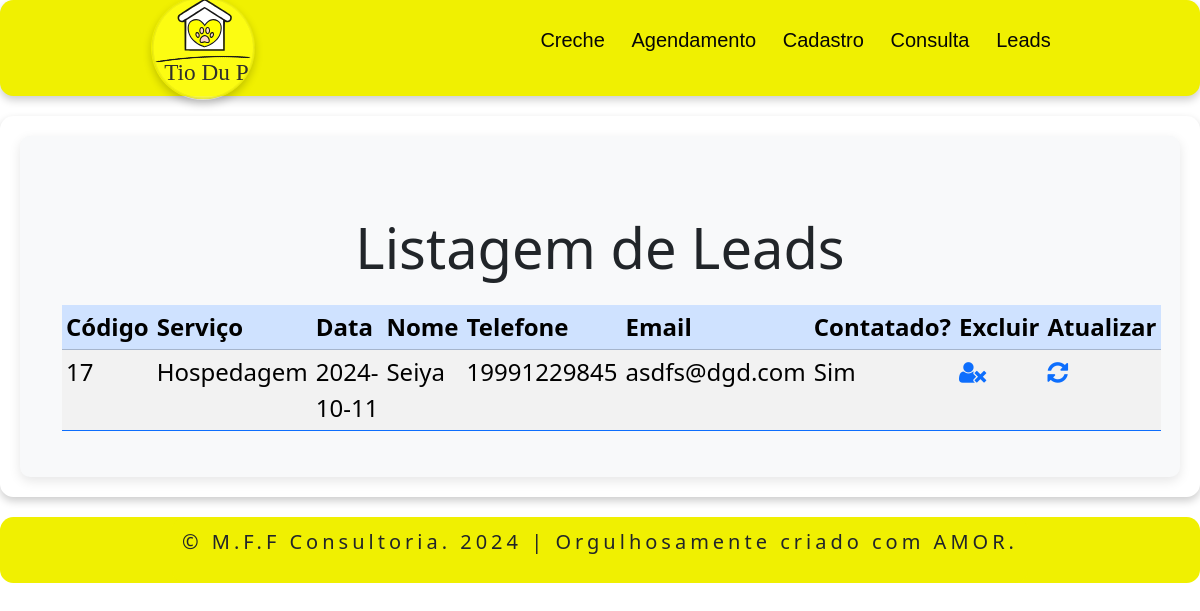
Before: /office/listar_lead.php with the older database file.
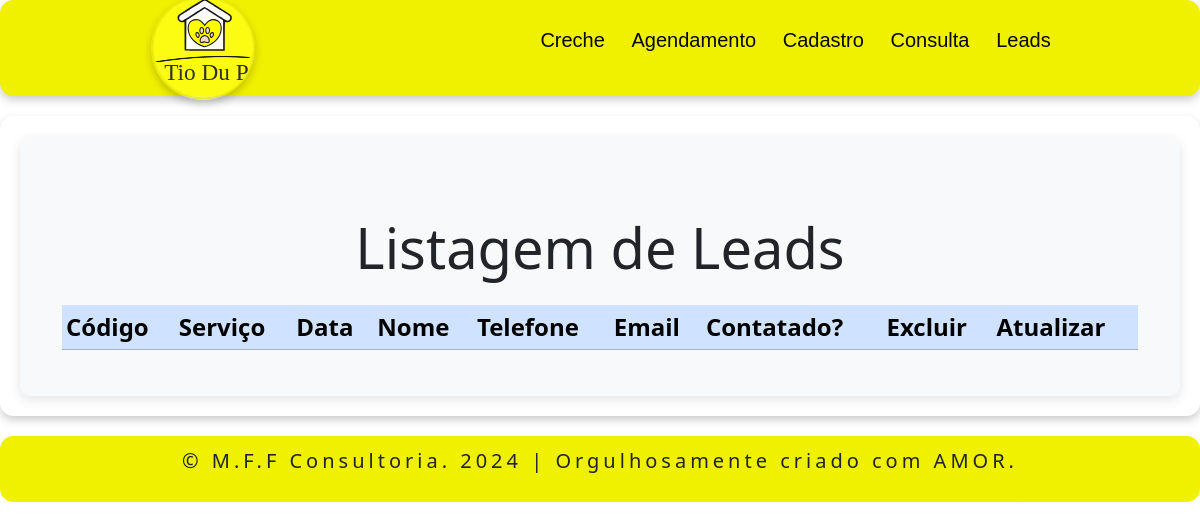
After: the same page with the newer database file.
### tables this page shows
CREATE TABLE `lead` (
  `id` int(10) NOT NULL,
  `servico` varchar(10) NOT NULL,
  `data_lead` date NOT NULL,
  `nome` varchar(100) NOT NULL,
  `telefone` varchar(13) NOT NULL,
  `email` varchar(100) NOT NULL,
  `lead_contatado` varchar(3) DEFAULT NULL
);

### office/listar_lead.php (the view, shortened to what this page needs)
<?php
include 'header.php';
?>
<!DOCTYPE html>
<html lang="pt-br">
<head>
    <link href="https://cdn.jsdelivr.net/npm/bootstrap@5.3.3/dist/css/bootstrap.min.css" rel="stylesheet">
    <link rel="stylesheet" href="https://cdnjs.cloudflare.com/ajax/libs/font-awesome/4.7.0/css/font-awesome.min.css">
    <link rel="stylesheet" href="officestyle.css">
</head>
<body>
<?php
$servername = "localhost";
$username = "root";
$password = "";
$dbname = "db_tiodupetservice";
$conexao = new mysqli($servername, $username, $password, $dbname);
echo '
<section>
    <div class="container-centered">
        <div class="form-container">
<div class="container mt-5">
                <h1 class="text-center mb-4 display-4">Listagem de Leads</h1>
                <table class="table table-sm table-striped table-hover border-primary">
                    <thead class="table-primary">
                        <tr>
                            <th>Código</th>
                            <th>Serviço</th>
                            <th>Data</th>
                            <th>Nome</th>
                            <th>Telefone</th>
                            <th>Email</th>
                            <th>Contatado?</th>
                            <th>Excluir</th>
                            <th>Atualizar</th>
                        </tr>
                    </thead>
                    <tbody>';
$sql = "SELECT * FROM lead";
$resultado = $conexao->query($sql);
if ($resultado != null) {
    foreach ($resultado as $linha) {
        echo '<tr>';
        echo '<td>' . $linha['id'] . '</td>';
        echo '<td>' . $linha['servico'] . '</td>';
        echo '<td>' . $linha['data_lead'] . '</td>';
        echo '<td>' . $linha['nome'] . '</td>';
        echo '<td>' . $linha['telefone'] . '</td>';
        echo '<td>' . $linha['email'] . '</td>';
        echo '<td>' . ($linha['lead_contatado'] ? 'Sim' : 'Não') . '</td>';
        echo '<td>
                <a href="excluir_lead.php?id=' . $linha['id'] .
                     '&servico=' . $linha['servico'] .
                     '&data_lead=' . $linha['data_lead'] .
                     '&nome=' . $linha['nome'] .
                     '&telefone=' . $linha['telefone'] .
                     '&email=' . $linha['email'] .
                     '&lead_contatado=' . $linha['lead_contatado'] . '">
                    <i class="fa fa-user-times"></i>
                </a>
              </td>';
        echo '<td>
                <a href="atualizar_lead.php?id=' . $linha['id'] .
                     '&servico=' . $linha['servico'] .
                     '&data_lead=' . $linha['data_lead'] .
                     '&nome=' . $linha['nome'] .
                     '&telefone=' . $linha['telefone'] .
                     '&email=' . $linha['email'] .
                     '&lead_contatado=' . $linha['lead_contatado'] . '">
                    <i class="fa fa-refresh"></i>
                </a>
              </td>';
        echo '</tr>';
    }
}
echo '          </tbody>
            </table>
        </div>
    </div>
</section>';
?>
</body>
<?php
include 'footer.php';
?>
</html>

Changed rows visible on the page:
removed lead: id "17", servico "Hospedagem", data_lead "2024-10-11", nome "Seiya", telefone "19991229845", email "asdfs@dgd.com", lead_contatado "Sim"
